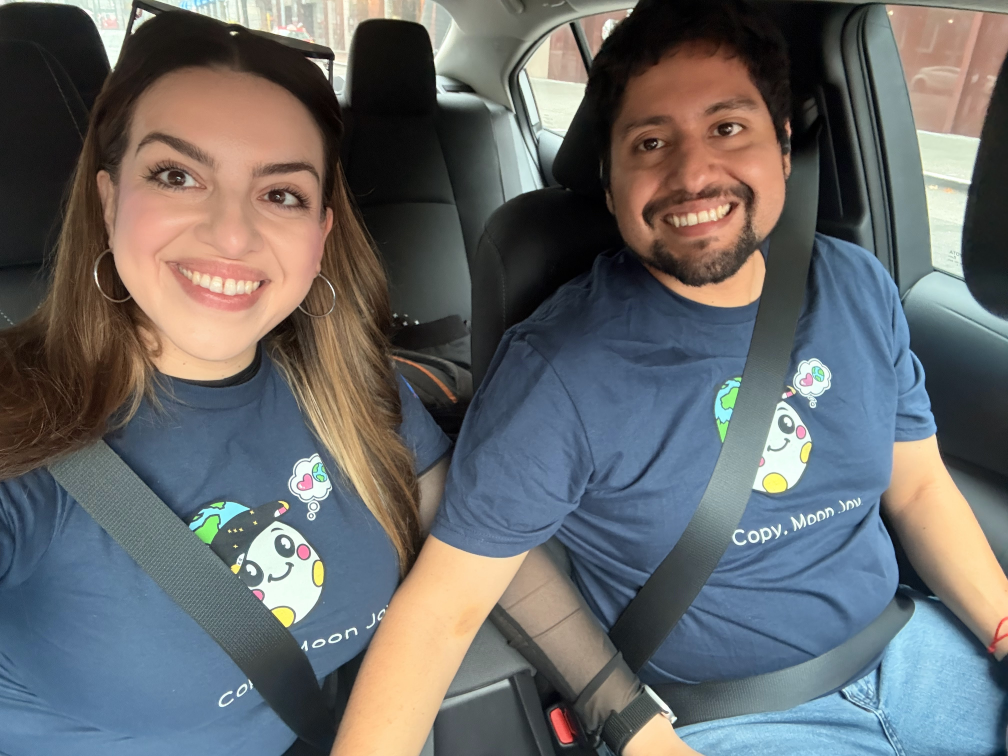
#> input picture my_pics/Cute_2.jpg, 4032 x 3024 px (shown at 1/4 size)
$ python -i imaging.py   (imports and definitions only)
#> lines starting #> are read from the running program, lines starting #| are printed output that depends on the picture
#> in load_photo, img is the input picture: PIL image 4032x3024 RGB; mean R, G, B 103.9, 105.2, 106.3
"""Photo loading, tone adjustment and projection of photos onto the sphere."""
from __future__ import annotations

import math
import os
from dataclasses import dataclass

import numpy as np
from PIL import Image, ImageDraw, ImageFont, ImageOps
from scipy import ndimage

from .params import (EDGE_RAMP_MIN_DEG, MIN_RELIEF_SLOPE, OUTSIDE_RAMP_MIN_DEG, SPLIT_BLEND_DEG,
                     ImageSlot, Layout, Params, relief_radius, relief_reach)

MAX_SOURCE_PX = 4096          # longest side kept in memory
# Pillow refuses anything over ~179 megapixels as a possible "decompression bomb".
# These are the user's own photos and they are shrunk straight after loading, so
# allow up to 600 MP (200 MP phone photos exist).
Image.MAX_IMAGE_PIXELS = 600_000_000
IMAGE_FILTER = "Images (*.png *.jpg *.jpeg *.bmp *.gif *.tif *.tiff *.webp)"
IMAGE_EXTENSIONS = (".png", ".jpg", ".jpeg", ".bmp", ".gif", ".tif", ".tiff", ".webp")


@dataclass
class Photo:
    """A greyscale photo with a mip pyramid for alias-free sampling."""

    path: str
    mtime: float
    levels: list[np.ndarray]   # float32 in 0..1; levels[0] is full resolution
    lo: float                  # dark / bright points used by "auto levels"
    hi: float
    placeholder: bool = False
    plain: bool = False        # no photo at all: a plain panel for lettering and decorations

    # [4 lines left out: function size, not called in this run]


_cache: dict[str, Photo] = {}
_placeholders: dict[int, Photo] = {}


def _pyramid(gray: np.ndarray) -> list[np.ndarray]:
    levels = [np.ascontiguousarray(gray, dtype=np.float32)]
    while min(levels[-1].shape) >= 96:
        a = levels[-1]
        h, w = (a.shape[0] // 2) * 2, (a.shape[1] // 2) * 2
        a = a[:h, :w]
        levels.append(np.ascontiguousarray(
            (a[0::2, 0::2] + a[1::2, 0::2] + a[0::2, 1::2] + a[1::2, 1::2]) * 0.25))
    return levels


def _photo_from_pil(img: Image.Image, path: str, mtime: float, placeholder: bool = False) -> Photo:
#> called with path = 'my_pics/Cute_2.jpg', mtime = 1.8e+09, placeholder = False
    img = ImageOps.exif_transpose(img)
    if img.mode in ("RGBA", "LA", "P", "PA") or "transparency" in img.info:
        # Flatten transparency onto white so see-through areas come out bright.
        rgba = img.convert("RGBA")
        flat = Image.new("RGBA", rgba.size, (255, 255, 255, 255))
        flat.alpha_composite(rgba)
        img = flat
    if img.mode in ("I;16", "I;16B", "I;16L", "I", "F"):
        arr = np.asarray(img, dtype=np.float32)
        span = float(arr.max() - arr.min()) or 1.0
        img = Image.fromarray(((arr - arr.min()) / span * 255).astype(np.uint8))
    img = img.convert("L")
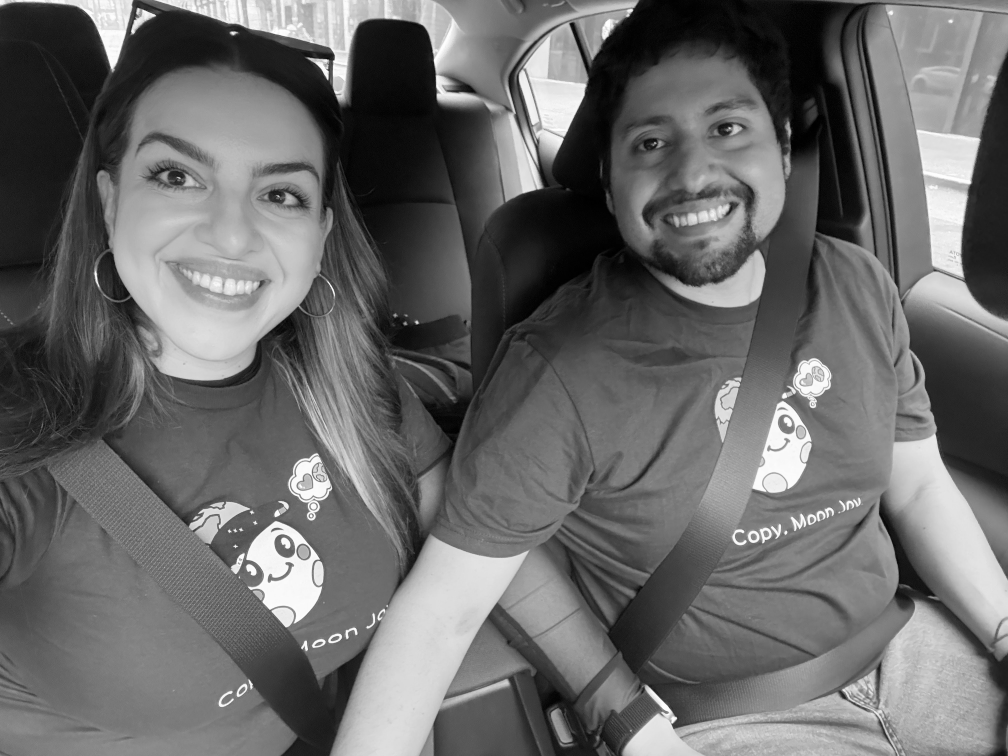
#> img: PIL image 4032x3024 L (shown at 1/4 size); min 0, max 255, mean 104.9
    if max(img.size) > MAX_SOURCE_PX:
        scale = MAX_SOURCE_PX / max(img.size)
        img = img.resize((max(1, round(img.width * scale)), max(1, round(img.height * scale))),
                         Image.Resampling.LANCZOS)
    gray = np.asarray(img, dtype=np.float32) / 255.0
    lo, hi = np.percentile(gray[::2, ::2], (0.5, 99.5))
#> lo = 0.00784; hi = 0.976
    if hi - lo < 0.05:        # flat image: leave the tones alone
        lo, hi = 0.0, 1.0
    return Photo(path=path, mtime=mtime, levels=_pyramid(gray), lo=float(lo), hi=float(hi),
                 placeholder=placeholder)
#> the loop in _pyramid, `while min(levels[-1].shape) >= 96:` made 5 passes
#> pass 3, in _pyramid, `a = levels[-1]`:
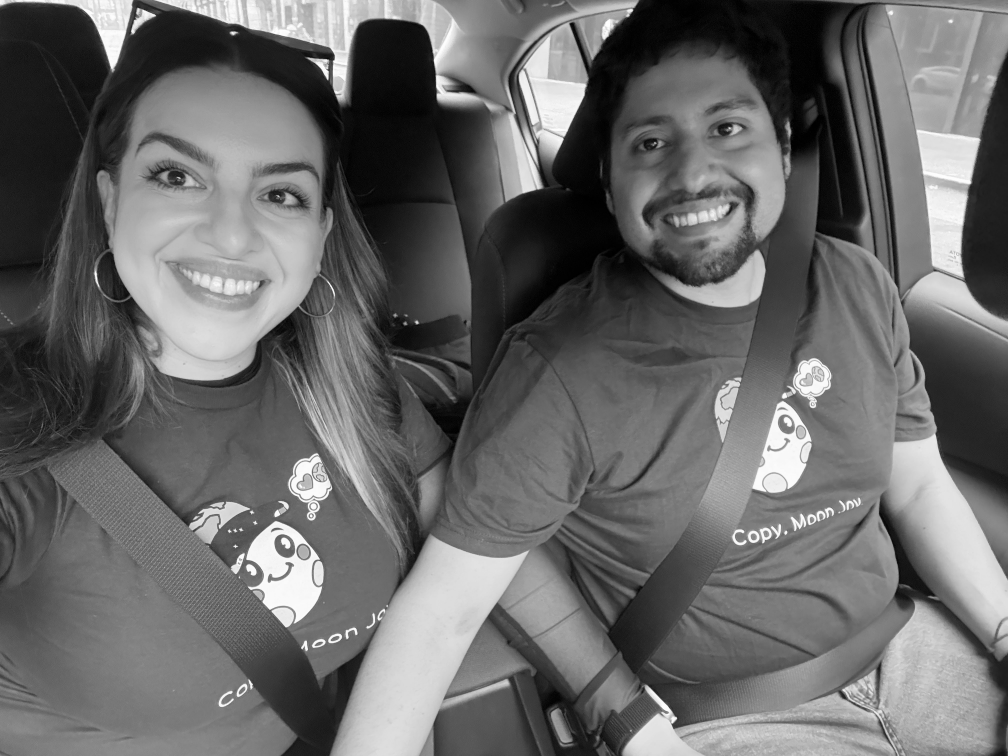
#> a: shape (756, 1008) float32; min 0, max 0.998, mean 0.411
#> after the loop in _pyramid, `while min(levels[-1].shape) >= 96:`: levels = 6 items


def load_photo(path: str) -> Photo:
    """Load (and cache) a photo. Raises OSError / ValueError if unreadable."""
    path = os.path.abspath(path)
    mtime = os.path.getmtime(path)
    hit = _cache.get(path)
    if hit is not None and hit.mtime == mtime:
        return hit
    with Image.open(path) as img:
        img.load()
        photo = _photo_from_pil(img, path, mtime)
    _cache[path] = photo
    return photo


# [22 lines left out: function placeholder_photo, not called in this run]


_PLAIN = Photo(path="", mtime=0.0, levels=[np.zeros((2, 2), dtype=np.float32)], lo=0.0, hi=1.0,
               plain=True)


# [111 lines left out: functions photos_for, oriented, thumbnail, apply_tone, panel_uv, window_extent and 1 more, not called in this run]


def wrap_angle(a: np.ndarray) -> np.ndarray:
    """Wrap to (-pi, pi]."""
    return (a + math.pi) % (2 * math.pi) - math.pi


# ---------------------------------------------------------------------------
# Which surface carries the picture, and what the printer can build there
# ---------------------------------------------------------------------------
# The ornament is printed upside-down (cap on the bed), so "up" on the printer
# is towards LOWER latitude.  Seen from the printer:
#
#   * above the equator (the half printed first) the wall leans outwards as it
#     rises: its inside faces up like a floor, its outside faces down;
#   * below the equator (the half printed last) the wall leans inwards: its
#     outside faces up, its inside is a ceiling.
#
# Relief on a face that points up can have any shape.  Relief on a face that
# points down sticks out of a leaning ceiling: where the wall thickens going
# up, the new plastic reaches out - and, if it thickens too fast, DOWN - into
# empty air.  A bump whose tip is lower than the place where it joins the wall
# starts in mid-air; Bambu Studio reports those as "floating regions".
# [218 lines left out: functions relief_share, _tan_below_90, overhang_slope_limit, limit_overhang_slope, outside_first, keep_true_thickness, not called in this run]


_NO_LIMIT_MM = 100.0        # stands in for "no limit" between two rows (walls are under 4 mm)


# [74 lines left out: functions closest_buildable, thickness_band, not called in this run]

>>> result = load_photo('../my_pics/Cute_2.jpg')
